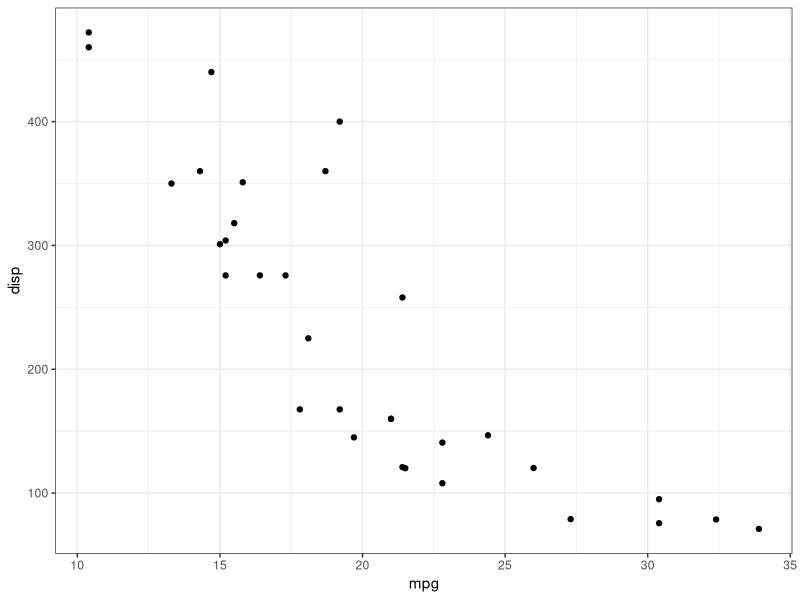
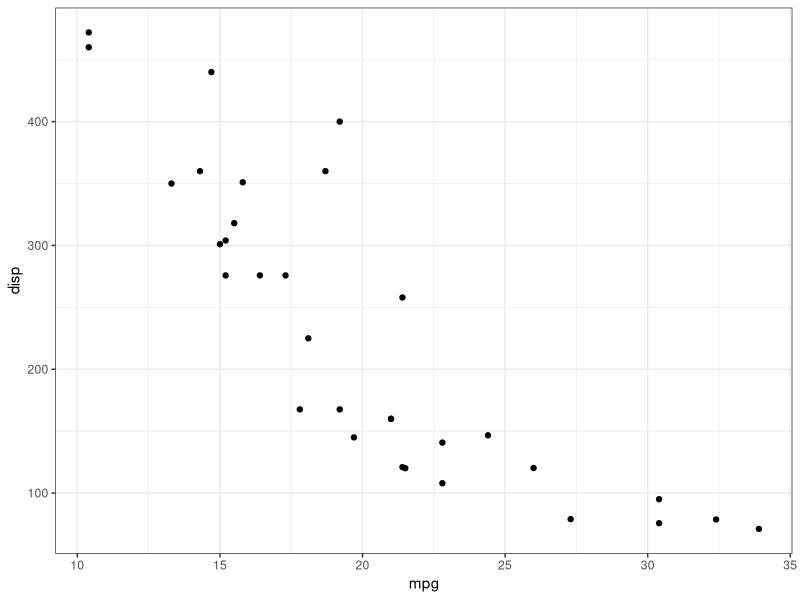

Generate these figures, in order, with R:
## ---- chunk 1
#| include: false
library(ggplot2)
library(dplyr)
library(palmerpenguins)
## ---- chunk 2
#| echo: false
#| fig-width: 6.2
ggplot(mtcars) +
  aes(x = mpg, y = disp) + #maxwidth
  geom_point() +
  theme_bw()
## ---- chunk 3
#| fig-width: 6.2
#| output-location: column

# code max width: ~30 char.
ggplot(mtcars) +
  aes(x = mpg, y = disp) + #max
  geom_point() +
  theme_bw()
## ---- chunk 4
# max 70 chars per row -----------------------------------------------
dream_summary <- 
  penguins %>%
  select(species, island, bill_length_mm) %>% 
  filter(island == 'Dream') %>% 
  mutate(bill_length_meters = bill_length_mm/1000) %>% 
  group_by(species) %>% 
  summarise(mean_bill_length_mm = mean(bill_length_mm),
            sd_bill_length_mm = sd(bill_length_mm))

dream_summary
